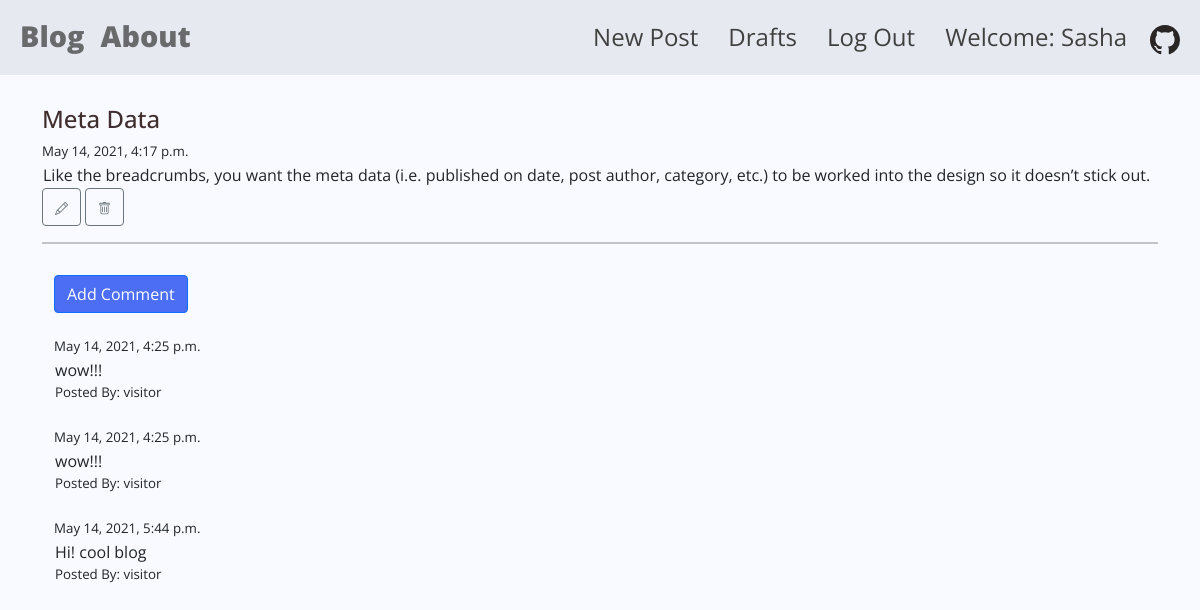
The app's page /post/5/ (signed in) with its own data.
### blog/models.py (models this page shows, shortened)
class Post(models.Model):
    author = models.ForeignKey('auth.User', on_delete=CASCADE)
    title = models.CharField(max_length=200)
    text = models.TextField()
    created_date = models.DateTimeField(default=timezone.now)
    published_date = models.DateTimeField(blank = True, null = True)

class Comment(models.Model):
    post = models.ForeignKey('blog.Post', related_name = 'comments', on_delete=CASCADE)
    author = models.CharField(max_length=200)
    text = models.TextField()
    created_date = models.DateTimeField(default = timezone.now)
    approved_comment = models.BooleanField(default = False)

### blog/views.py (the view)
# urls.py: path('post/<int:pk>/', views.PostDetailView.as_view(), name = 'post_detail'),
class PostDetailView(DetailView):
    model = Post

### blog/templates/blog/post_detail.html (shortened to what this page needs)
{% extends "blog/base.html" %} {% block content %}
<div class="container-md container-post">
  <h1 class="post-title">{{ post.title }}</h1>
  {% if post.published_date %}
  <div class="postdate">{{ post.published_date}}</div>
  {% else %}
  <a class="btn btn-primary" href="{% url 'post_publish' pk=post.pk %}"
    >Publish</a
  >
  {% endif %}
  <p class="postcontent">{{ post.text|safe|linebreaksbr}}</p>
  {% if user.is_authenticated %}
  <a class="btn btn-outline-secondary" href="{% url 'post_edit' pk=post.pk %}"
    >
  </a>
  <a class="btn btn-outline-secondary" href="{% url 'post_remove' pk=post.pk %}"
    >
  </a>
  {% endif %}
  <hr />
  <div class="container">
    <div class="submit-button">
      <a
        class="btn btn-primary"
        href="{% url 'add_comment_to_post' pk=post.pk %}"
        >Add Comment</a
      >
    </div>
    {% for comment in post.comments.all %}
    <br />
    {% if user.is_authenticated or comment.approved_comment %}
    <div class="postdate">{{comment.created_date }}</div>
    <p>{{ comment.text|safe|linebreaksbr }}</p>
    <div class="postdate">
      <p>Posted By: {{comment.author}}</p>
    </div>
     {% endif %} {% empty %}
    <p>No comments</p>
    {% endfor %}
  </div>
</div>
{% endblock %}

### blog/templates/blog/base.html (shortened to what this page needs)
<!DOCTYPE html>
{% load static %}
<html lang="en">
  <head>
    <link
      href="https://cdn.jsdelivr.net/npm/bootstrap@5.0.1/dist/css/bootstrap.min.css"
      rel="stylesheet"
    />
    <link
      rel="stylesheet"
      href="//cdn.jsdelivr.net/npm/medium-editor@latest/dist/css/medium-editor.min.css"
      type="text/css"
      media="screen"
      charset="utf-8"
    />
    <link rel="stylesheet" href="{% static 'css/blog.css' %}" />
  </head>
  <body>
    <nav
      class="
        navbar navbar-expand-lg navbar-light
        bg-light
        techfont
        custom-navbar
      "
    >
      <div class="container-fluid custom-navbar">
        <ul class="navbar-nav">
          <li class="nav-item">
            <a class="nav-link bigbrand" href="{% url 'post_list' %}">Blog</a>
          </li>
          <li class="nav-item">
            <a class="nav-link bigbrand" href="{% url 'about' %}">About</a>
          </li>
        </ul>
        <ul class="navbar-nav navbar-right">
          {% if user.is_authenticated %}
          <li>
            <a class="right-nav" href="{% url 'post_new' %}">New Post</a>
          </li>
          <li>
            <a class="right-nav" href="{% url 'post_draft_list' %}">Drafts</a>
          </li>
          <li>
            <a class="right-nav" href="{% url 'logout' %}">Log Out</a>
          </li>
          <li>
            <a class="right-nav">Welcome: {{ user.username }}</a>
          </li>
          <li class="nav-item">
            <a class="nav-link icons" href="https://github.com/srezanova"
              >
            </a>
          </li>
          {% endif %}
        </ul>
      </div>
    </nav>
    <div class="content container-fluid">
      {% block content %} {% endblock %}
    </div>
  </body>
</html>

### blog/static/css/blog.css (style rules this page uses)
.techfont { font-family: "Open Sans", sans-serif; font-size: 1.5em; margin-bottom: 10px; }
a { text-decoration: none; }
p { margin: 1px; }
body { font-family: "Open Sans", sans-serif; background-color: #85b2ff0e; }
hr { border: 1px solid; }
.submit-button { padding-top: 15px; }
.navbar { background-color: #d9dee38a !important; }
.bigbrand { font-weight: 900; font-size: larger; position: relative; bottom: 4%; }
.icons { padding: 7px; color: rgba(24, 18, 18, 0.918) !important; }
.postdate { text-align: left; font-size: smaller; }
.post-title { font-family: "Open Sans", sans-serif; font-size: 1.5em; text-align: left; color: #402d2d; }
.right-nav { padding-left: 15px; padding-right: 15px; color: #404040; position: relative; top: 13%; }
.container-post { padding-top: 20px; margin-bottom: 0; }
.btn-primary { background-color: rgb(76, 110, 245) !important; }

### records on screen
Post: title "Meta Data", published_date "May 14, 2021, 4:17 p.m.", text "Like the breadcrumbs, you want the meta data (i.e. published on date, post author, category, etc.) to be worked into the design so it doesn’t stick out."
Comment: created_date "May 14, 2021, 4:25 p.m.", text "wow!!!", author "visitor"
Comment: created_date "May 14, 2021, 4:25 p.m.", text "wow!!!", author "visitor"
Comment: created_date "May 14, 2021, 5:44 p.m.", text "Hi! cool blog", author "visitor"

### other values on screen
{{ user.username }} "Sasha"
